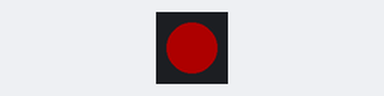
A sketch run on a simulated ESP32-S2. Shown: 1 RGB LEDs in strip order, left to right. Dim RGB values are drawn brighter than linear; WiFi joins after 1.5 s; servers stay silent unless stated; what the sketch prints to the serial monitor is not drawn.

Above: at 1.65 s.
At 2.85 s:
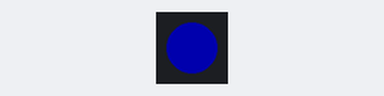
At 4.65 s:
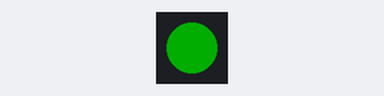
At 6.75 s:
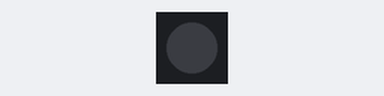
Timing chart, 0 to 7.0 s (numbered marks = the images above):
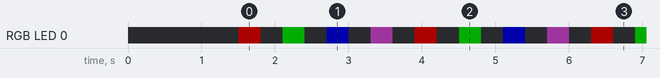

Measured:
- by itself, RGB LED 0: repeats every 2.4 s: off 0.30 s, RGB(0, 50, 0) 0.30 s, off 0.30 s, RGB(0, 0, 50) 0.30 s, off 0.30 s, RGB(30, 10, 30) 0.30 s, off 0.30 s, RGB(50, 0, 0) 0.30 s
- by itself, everything shown: repeats every 2.4 s, in 8 steps

The sketch:

OTA_esp32S2.ino
```cpp
#include <WiFi.h> //lib para configuração do Wifi
#include <ESPmDNS.h> //lib necessária para comunicação network
#include <WiFiUdp.h> //lib necessária para comunicação network
#include <ArduinoOTA.h> //lib do ArduinoOTA

/*=========================== Neo pixel lib ===============================*/
#include <Adafruit_NeoPixel.h>
#define LED_PIN 18 //Pino do NeoPixel
#define BRILHO 50

Adafruit_NeoPixel strip(1, LED_PIN, NEO_GRBW + NEO_KHZ800);
//strip.Color(  RED,   GREEN,   BLUE, TRUE WHITE);
uint32_t apagado = strip.Color(  0,   0,   0);
uint32_t vermelho = strip.Color(  255,   0,   0);
uint32_t verde = strip.Color(  0,   255,   0);
uint32_t azul = strip.Color(  0,   0,   255);
uint32_t roxo = strip.Color(  153,   51,   153);
uint32_t LimeGreen = strip.Color( 50, 205, 50);
/*################################## ID e senha da rede ###################################*/

  const char* ssid = "ID da sua rede";
  const char* password = "senha da sua rede";

/*################################## ACIONA LED ##########################################*/
void led_RGB(uint32_t cor) {
  strip.setPixelColor(0, cor);
  strip.show();
}

void apaga_led() {
  strip.setPixelColor(0, apagado);
  strip.show();
}
/*######################################################################################*/

void setup()
{

  strip.begin();           // Inicializa NeoPixel
  strip.show();            // Turn OFF all pixels
  strip.setBrightness(BRILHO);

  //inicia serial com 115200 bits por segundo
  Serial.begin(115200);

  Serial.println("Inicializando");

  //define wifi como station (estação)
  WiFi.mode(WIFI_STA);

  //inicializa wifi
  WiFi.begin(ssid, password);

  //enquanto o wifi não for conectado aguarda
  while (WiFi.waitForConnectResult() != WL_CONNECTED)
  {
    //caso falha da conexão, reinicia wifi
    Serial.println("Falha de conexão! Reiniciando...");
    delay(5000);
    ESP.restart();
  }

  // Define o hostname (opcional)
  ArduinoOTA.setHostname("Franzininho Wifi");

  //define o que será executado quando o ArduinoOTA iniciar
  ArduinoOTA.onStart( startOTA );

  //define o que será executado quando o ArduinoOTA terminar
  ArduinoOTA.onEnd( endOTA );

  //define o que será executado quando o ArduinoOTA estiver gravando
  ArduinoOTA.onProgress( progressOTA );

  //define o que será executado quando o ArduinoOTA encontrar um erro
  ArduinoOTA.onError( errorOTA );

  //inicializa ArduinoOTA
  ArduinoOTA.begin();

  //exibe pronto e o ip utilizado pelo ESP

  Serial.println("PRONTO");
  Serial.print("IP address: ");
  Serial.println(WiFi.localIP());


}

//#######################################################################################
//funções de exibição dos estágios de upload (start, progress, end e error) do ArduinoOTA
void startOTA()
{
  String type;


  if (ArduinoOTA.getCommand() == U_FLASH)
    type = "flash";
  else
    type = "filesystem"; // U_SPIFFS


  Serial.println("Iniciar Atualização " + type);

  led_RGB(LimeGreen);
  delay(300);
  apaga_led();
  delay(300);
  led_RGB(LimeGreen);
  delay(300);
  apaga_led();
}

//exibe mensagem
void endOTA()
{
  Serial.println("\nEnd");
}

//exibe progresso em porcentagem
void progressOTA(unsigned int progress, unsigned int total)
{
  Serial.printf("Progresso: %u%%\r", (progress / (total / 100)));
}

//caso aconteça algum erro, exibe especificamente o tipo do erro
void errorOTA(ota_error_t error)
{
  Serial.printf("Erro[%u]: ", error);

  if (error == OTA_AUTH_ERROR)
    Serial.println("Auth Failed");
  else if (error == OTA_BEGIN_ERROR)
    Serial.println("Falha nop começo");
  else if (error == OTA_CONNECT_ERROR)
    Serial.println("Falha de conexão");
  else if (error == OTA_RECEIVE_ERROR)
    Serial.println("Falha de recebimento");
  else if (error == OTA_END_ERROR)
    Serial.println("Falha no final");
}
//############################## Exemplo com o neopixel ##################################
void teste_led() {
  led_RGB(vermelho);
  delay(300);
  apaga_led();
  delay(300);
  led_RGB(verde);
  delay(300);
  apaga_led();
  delay(300);
  led_RGB(azul);
  delay(300);
  apaga_led();
  delay(300);
  led_RGB(roxo);
  delay(300);
  apaga_led();
  delay(300);
}

//#######################################################################################
void loop()
{
  //Handle é descritor que referencia variáveis no bloco de memória
  //Ele é usado como um "guia" para que o ESP possa se comunicar com o computador pela rede
  ArduinoOTA.handle();

  teste_led();

}
```
